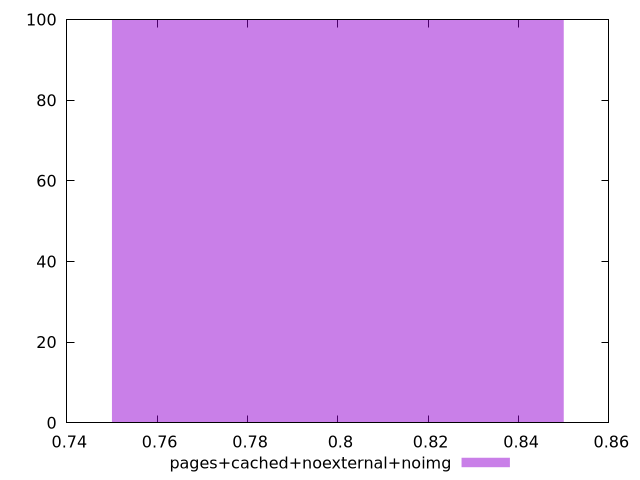

Generate this figure with gnuplot:
$_pagesCachedNoexternalNoimg <<EOF
0.8 100
EOF
set key outside below
set terminal pngcairo
set output "report_00005_2020-11-02T22-26-11.212Z/unused-css-rules/pages+cached+noexternal+noimg//hist.png"
set yrange [0:100]
set boxwidth 0.1
set style fill transparent solid 0.5 noborder
plot $_pagesCachedNoexternalNoimg title "pages+cached+noexternal+noimg" with boxes ,
